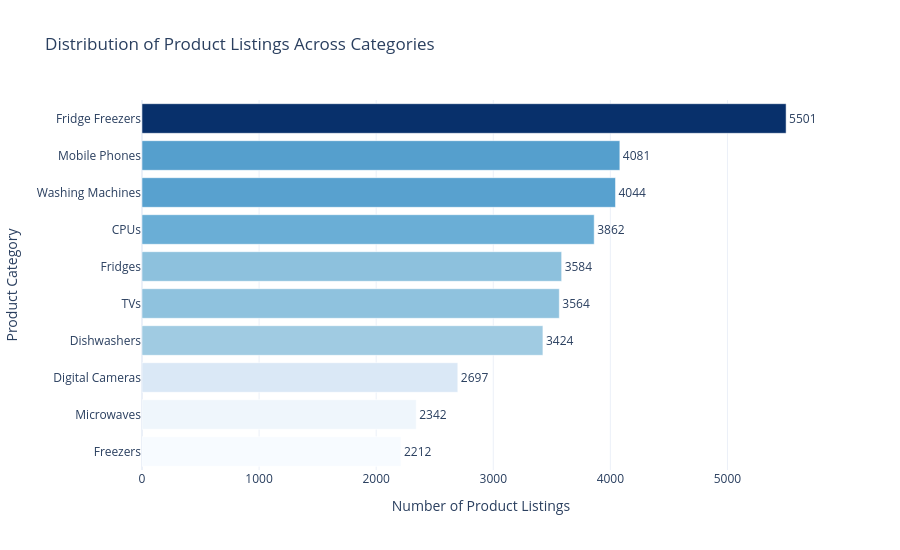

This figure's notebook cell:
### Markdown cell above
#### Visualizing Product Category Distribution

### Code cell
# Calculating category frequencies
category_counts = df[" Category Label"].value_counts().reset_index()
category_counts.columns = ["Category", "Count"]

# Creating a horizontal bar chart
fig = px.bar(
    category_counts,
    x="Count",
    y="Category",
    orientation="h",
    text="Count",
    title="Distribution of Product Listings Across Categories",
    color="Count",
    color_continuous_scale="Blues"
)

# Customizing the chart layout
fig.update_layout(
    xaxis_title="Number of Product Listings",
    yaxis_title="Product Category",
    yaxis=dict(autorange="reversed"),
    coloraxis_showscale=False,
    template="plotly_white",
    height=550
)

fig.update_traces(
    textposition="outside",
    cliponaxis=False
)

fig.show()

### Figure 1 — Plotly figure (JSON) as saved in the notebook; plotly's stock layout.template omitted (floating-point values rounded to 4 significant figures)
{"data": [{"cliponaxis": false, "hovertemplate": "Count=%{marker.color}<br>Category=%{y}<extra></extra>", "legendgroup": "", "marker": {"color": [5501, 4081, 4044, 3862, 3584, 3564, 3424, 2697, 2342, 2212], "coloraxis": "coloraxis", "pattern": {"shape": ""}}, "name": "", "orientation": "h", "showlegend": false, "text": [5501.0, 4081.0, 4044.0, 3862.0, 3584.0, 3564.0, 3424.0, 2697.0, 2342.0, 2212.0], "textposition": "outside", "type": "bar", "x": [5501, 4081, 4044, 3862, 3584, 3564, 3424, 2697, 2342, 2212], "xaxis": "x", "y": ["Fridge Freezers", "Mobile Phones", "Washing Machines", "CPUs", "Fridges", "TVs", "Dishwashers", "Digital Cameras", "Microwaves", "Freezers"], "yaxis": "y"}], "layout": {"barmode": "relative", "coloraxis": {"autocolorscale": false, "colorbar": {"title": {"text": "Count"}}, "colorscale": [[0, "rgb(247,251,255)"], [0.125, "rgb(222,235,247)"], [0.25, "rgb(198,219,239)"], [0.375, "rgb(158,202,225)"], [0.5, "rgb(107,174,214)"], [0.625, "rgb(66,146,198)"], [0.75, "rgb(33,113,181)"], [0.875, "rgb(8,81,156)"], [1, "rgb(8,48,107)"]], "showscale": false}, "height": 550, "legend": {"tracegroupgap": 0}, "title": {"text": "Distribution of Product Listings Across Categories"}, "xaxis": {"anchor": "y", "domain": [0, 1], "title": {"text": "Number of Product Listings"}}, "yaxis": {"anchor": "x", "autorange": "reversed", "domain": [0, 1], "title": {"text": "Product Category"}}}}
